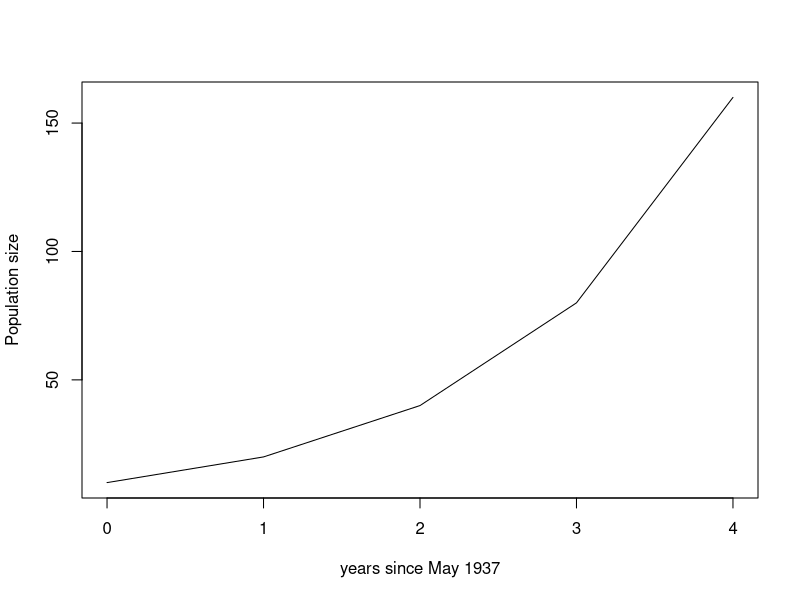
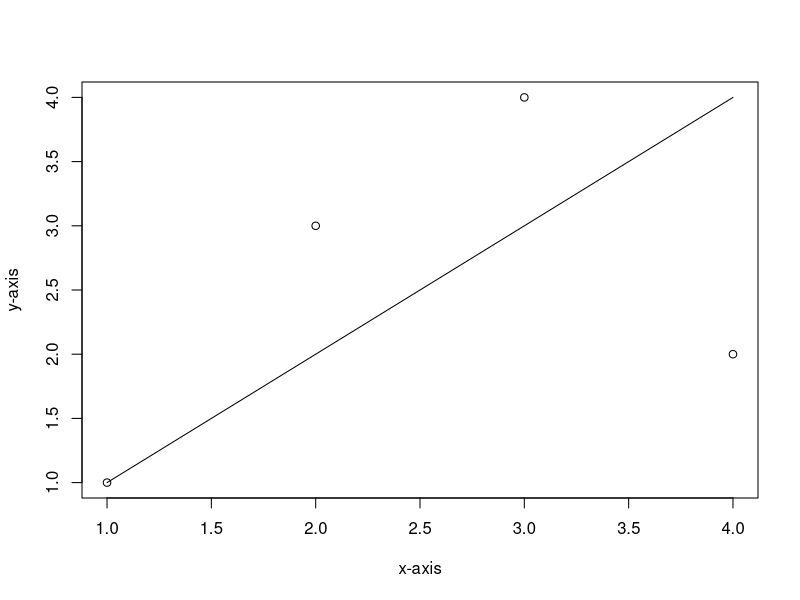
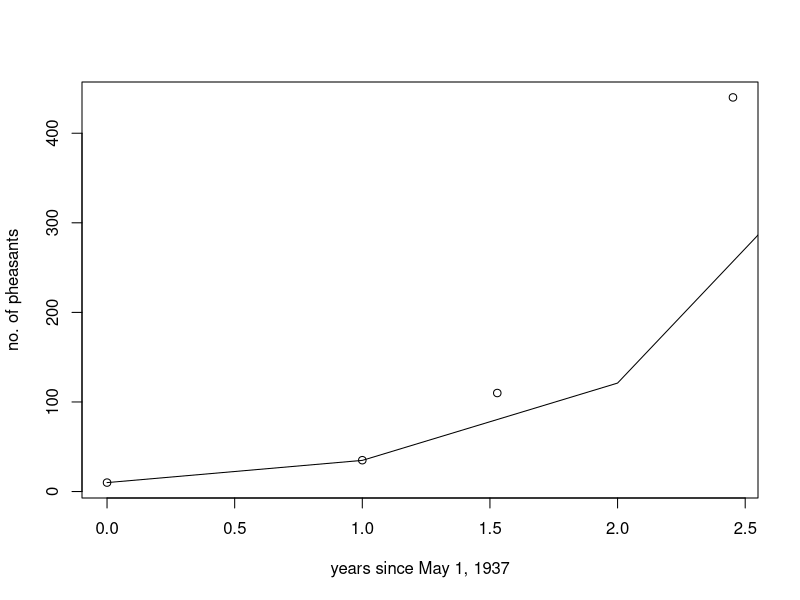

Reproduce these figures in R, in order.
## ---- chunk 1
lambda <- 2
N0 <- 10
df <- data.frame(time = 0, popn.size = 10)
for(t in seq(1,4,1)){
  val <- N0*lambda^t
  new.result <- data.frame(time = t, popn.size = val)
  df <- rbind(df, new.result)
}
plot(df$time, df$popn.size, typ = "l", xlab = "years since May 1937", ylab = "Population size")
## ---- chunk 2
plot(seq(1,4), c(1,3,4,2), ylab = "y-axis", xlab = "x-axis")
lines(seq(1,4), seq(1,4))
## ---- chunk 3
# Title: Protection Island – chron package
# Author: Amy Hurford
# Date: Sept 16, 2020

# Load package
require(chron)

# Population sizes
y <- c(10,35,110,440)

# Dates
ref.day <-c(5,1,1937)
x <- c(julian(5,1,1937, origin = ref.day), julian(5,1,1938, origin = ref.day), julian(11,10,1938, origin = ref.day), julian(10,13,1939, origin = ref.day))

# Plot
plot(x/365,y, xlab = "years since May 1, 1937", ylab = "no. of pheasants")

lambda <- 3.48
N0 <- 10
df <- data.frame(time = 0, popn.size = 10)
for(t in seq(1,4,1)){
  val <- N0*lambda^t
  new.result <- data.frame(time = t, popn.size = val)
  df <- rbind(df, new.result)
}
lines(df$time, df$popn.size, typ = "l", xlab = "days since May 1937", ylab = "Population size")
